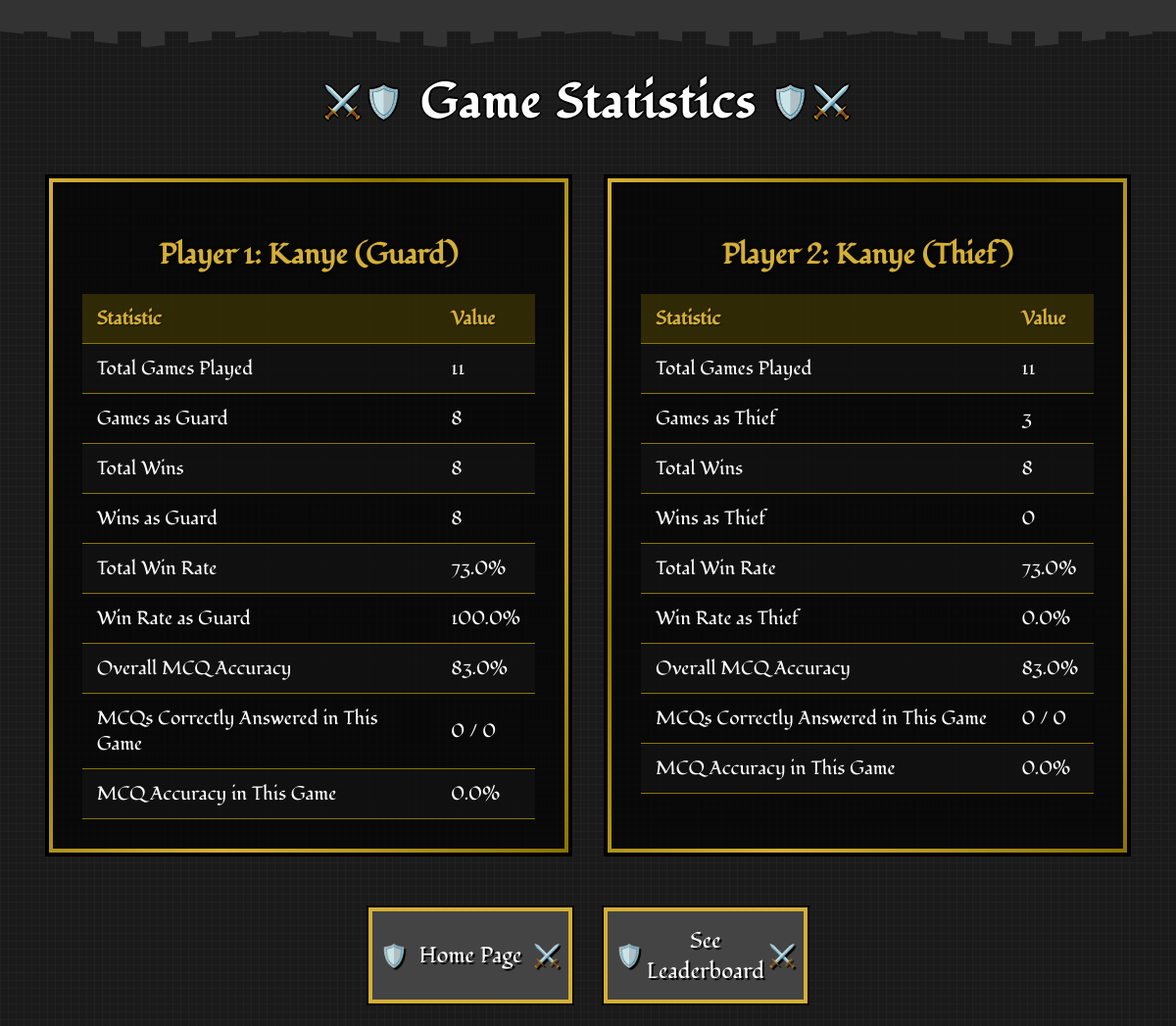
The app's page /game_stats (signed in), older data.
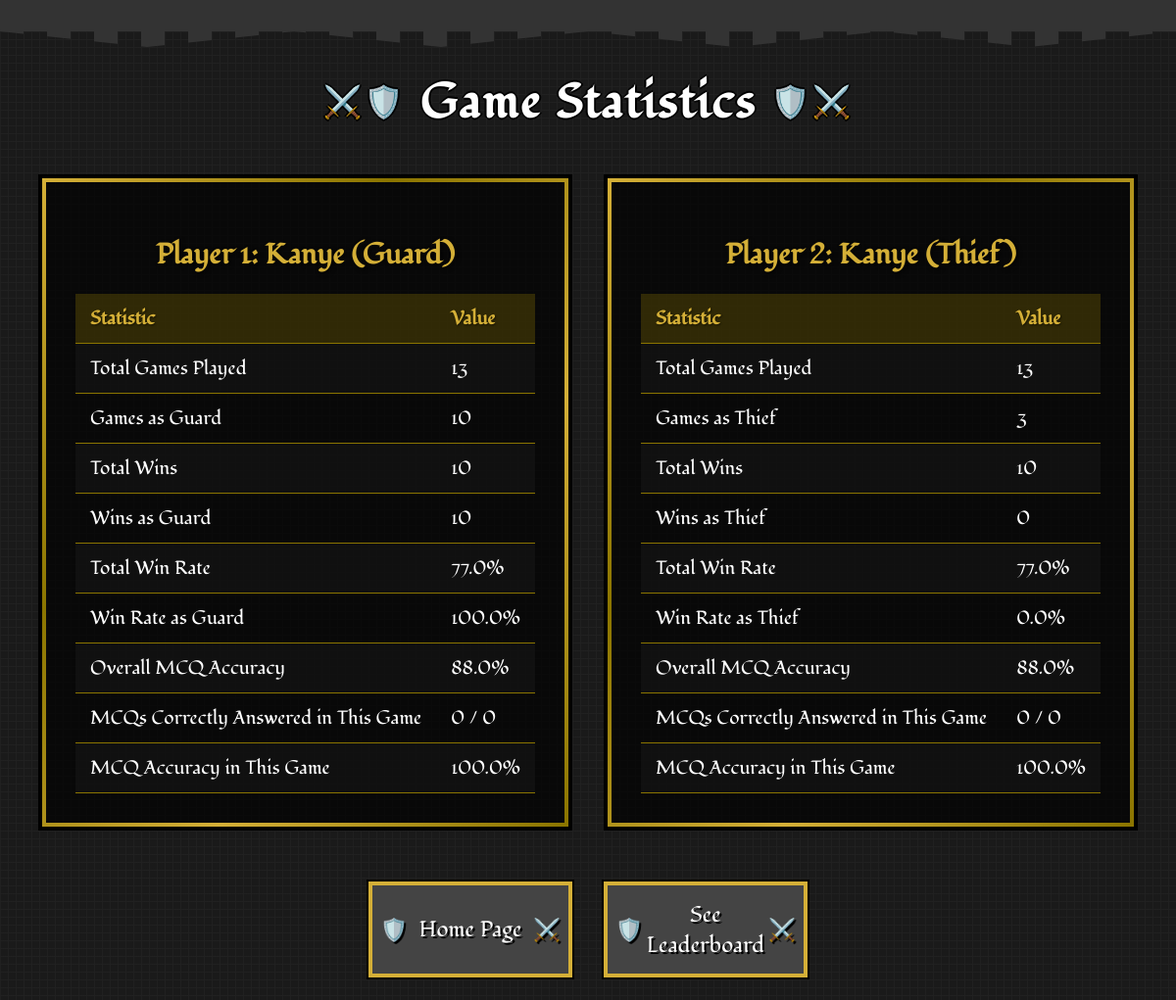
The same page, newer data.
### app.py (models this page shows)
class User(db.Model):
    id = db.Column(db.Integer, primary_key=True)
    username = db.Column(db.String(40), unique=True, nullable=False)
    password_hash = db.Column(db.String(200), nullable=False)
    stats = db.relationship('PlayerStats', backref='user', uselist=False)

class PlayerStats(db.Model):
    id = db.Column(db.Integer, primary_key=True)
    user_id = db.Column(db.Integer, db.ForeignKey('user.id'), nullable=False)
    total_games_played = db.Column(db.Integer, default=0)
    games_played_as_guard = db.Column(db.Integer, default=0)
    games_played_as_thief = db.Column(db.Integer, default=0)
    total_games_won = db.Column(db.Integer, default=0)
    total_games_won_as_guard = db.Column(db.Integer, default=0)
    total_games_won_as_thief = db.Column(db.Integer, default=0)
    total_win_rate = db.Column(db.Float, default=0.0)
    win_rate_as_guard = db.Column(db.Float, default=0.0)
    win_rate_as_thief = db.Column(db.Float, default=0.0)
    total_answer_accuracy = db.Column(db.Float, default=0.0)
    total_questions_attempted = db.Column(db.Integer, default=0)
    total_right_answers = db.Column(db.Integer, default=0)
    game_right_answers = db.Column(db.Integer, default=0)
    game_total_questions = db.Column(db.Integer, default=0)
    answer_accuracy_in_last_game = db.Column(db.Float, default=0.0)

### app.py (the view)
@app.route('/game_stats')
@players_required
def game_stats():
    global guard_total_answers, guard_right_answers, thief_total_answers, thief_right_answers
    guard_id = session.get('player1_id')
    thief_id = session.get('player2_id')
    guard_stats = PlayerStats.query.filter_by(user_id=guard_id).first()
    thief_stats = PlayerStats.query.filter_by(user_id=thief_id).first()
    return render_template('game_stats.html', guard_stats=guard_stats, thief_stats=thief_stats,
                           guard_total_questions=guard_total_answers, guard_right_answers=guard_right_answers,
                           thief_total_questions=thief_total_answers, thief_right_answers=thief_right_answers)

### app.py (called while the page is built)
def players_required(f):
    @wraps(f)
    def decorated_function(*args, **kwargs):
        if 'player1_id' not in session or 'player2_id' not in session:
            flash('Both players must be logged in to play.')
            return redirect(url_for('login'))
        return f(*args, **kwargs)
    return decorated_function

### templates/game_stats.html (shortened to what this page needs)
<!DOCTYPE html>
<html lang="en">
<head>
    <link rel="stylesheet" href="static/css/style.css">
    <link rel="stylesheet" href="static/css/game-stats.css">
    <link rel="stylesheet" href="static/css/game-over.css">
</head>
<body>
    <div class="castle-top"></div>
    <h1>Game Statistics</h1>
    <div class="container">
        <div class="player-stats">
            <h2>Player 1: {{ guard_stats.user.username }} (Guard)</h2>
            <table>
                <tr><th>Statistic</th><th>Value</th></tr>
                <tr><td>Total Games Played</td><td>{{ guard_stats.total_games_played }}</td></tr>
                <tr><td>Games as Guard</td><td>{{ guard_stats.games_played_as_guard }}</td></tr>
                <tr><td>Total Wins</td><td>{{ guard_stats.total_games_won }}</td></tr>
                <tr><td>Wins as Guard</td><td>{{ guard_stats.total_games_won_as_guard }}</td></tr>
                <tr><td>Total Win Rate</td><td>{{ guard_stats.total_win_rate }}%</td></tr>
                <tr><td>Win Rate as Guard</td><td>{{ guard_stats.win_rate_as_guard }}%</td></tr>
                <tr><td>Overall MCQ Accuracy</td><td>{{ guard_stats.total_answer_accuracy }}%</td></tr>
                <tr><td>MCQs Correctly Answered in This Game</td><td>{{ guard_right_answers }} / {{ guard_total_questions }}</td></tr>
                <tr><td>MCQ Accuracy in This Game</td><td>{{ guard_stats.answer_accuracy_in_last_game }}%</td></tr>
            </table>
        </div>
        <div class="player-stats">
            <h2>Player 2: {{ thief_stats.user.username }} (Thief)</h2>
            <table>
                <tr><th>Statistic</th><th>Value</th></tr>
                <tr><td>Total Games Played</td><td>{{ thief_stats.total_games_played }}</td></tr>
                <tr><td>Games as Thief</td><td>{{ thief_stats.games_played_as_thief }}</td></tr>
                <tr><td>Total Wins</td><td>{{ thief_stats.total_games_won }}</td></tr>
                <tr><td>Wins as Thief</td><td>{{ thief_stats.total_games_won_as_thief }}</td></tr>
                <tr><td>Total Win Rate</td><td>{{ thief_stats.total_win_rate }}%</td></tr>
                <tr><td>Win Rate as Thief</td><td>{{ thief_stats.win_rate_as_thief }}%</td></tr>
                <tr><td>Overall MCQ Accuracy</td><td>{{ thief_stats.total_answer_accuracy }}%</td></tr>
                <tr><td>MCQs Correctly Answered in This Game</td><td>{{ thief_right_answers }} / {{ thief_total_questions }}</td></tr>
                <tr><td>MCQ Accuracy in This Game</td><td>{{ thief_stats.answer_accuracy_in_last_game }}%</td></tr>
            </table>
        </div>
    </div>
    <div class="button-container">
        <a href="{{ url_for('home') }}"><button class="shield-btn game-over-btn">Home Page</button></a>
        <a href="{{ url_for('leaderboard') }}"><button class="shield-btn game-over-btn">See Leaderboard</button></a>
    </div>
</body>
</html>

### static/css/style.css (style rules this page uses)
body { font-family: "Fondamento", serif; background-color: #1a1a1a; background-image: linear-gradient(90deg, rgba(34,34,34,0.8) 1px, transparent 1px), linear-gradient(rgba(34,34,34,0.8) 1px, transparent 1px); background-size: 8px 8px; color: white; margin: 0; padding: 0; text-align: center; position: relative; min-height: 100vh; display: flex; flex-direction: column; justify-content: space-between; }
.castle-top { height: 32px; background-color: #333; position: relative; margin-bottom: 16px; image-rendering: pixelated; }
.castle-top::before { content: ""; position: absolute; top: 100%; left: 0; right: 0; height: 16px; background-image: repeating-linear-gradient(90deg, #333 0px, #333 24px, transparent 24px, transparent 48px); background-size: 48px 16px; clip-path: polygon( 0% 0%, 12.5% 100%, 25% 0%, 37.5% 100%, 50% 0%, 62.5% 100%, 75% 0%, 87.5% 100%, 100% 0% ); image-rendering: pixelated; }
h1 { font-family: "Fondamento", serif; text-align: center; font-size: 3rem; color: white; text-shadow: 2px 0 #000, -2px 0 #000, 0 2px #000, 0 -2px #000; margin: 24px 0; letter-spacing: 2px; position: relative; image-rendering: pixelated; }
h1::before { content: "⚔️🛡️"; font-size: 2rem; position: relative; top: -5px; margin: 0 15px; }
h1::after { content: "🛡️⚔️"; font-size: 2rem; position: relative; top: -5px; margin: 0 15px; }
button.shield-btn { font-family: "Fondamento", serif; background-color: #444; color: white; border: none; box-shadow: 0 0 0 4px #d4af37, 0 0 0 6px #000; padding: 14px 22px; margin: 10px; font-size: 1.4rem; cursor: pointer; position: relative; transition: all 0.2s steps(5); text-shadow: 2px 2px 0 #000; width: 200px; height: 90px; image-rendering: pixelated; }
button.shield-btn::before { content: "🛡️ "; position: absolute; left: 8px; top: 50%; transform: translateY(-50%); }

### static/css/game-stats.css (style rules this page uses)
body { font-family: "Fondamento", serif; background-color: #1a1a1a; background-image: linear-gradient(90deg, rgba(34,34,34,0.8) 1px, transparent 1px), linear-gradient(rgba(34,34,34,0.8) 1px, transparent 1px); background-size: 8px 8px; color: white; margin: 0; padding: 0; text-align: center; }
.container { display: flex; justify-content: space-around; gap: 40px; padding: 20px; max-width: 1200px; margin: 0 auto; }
.player-stats { background-color: rgba(0, 0, 0, 0.7); border: 4px solid #8b7500; border-image: linear-gradient( to bottom right, #d4af37, #8b7500, #d4af37, #8b7500 ) 1; padding: 30px; width: 45%; box-shadow: 0 0 0 4px #000; }
h1 { font-family: "Fondamento", serif; text-align: center; font-size: 3rem; color: white; text-shadow: 2px 0 #000, -2px 0 #000, 0 2px #000, 0 -2px #000; margin: 24px 0; letter-spacing: 2px; }
h2 { font-family: "Fondamento", serif; color: #d4af37; text-shadow: 2px 2px 4px rgba(0, 0, 0, 0.7); font-size: 1.8rem; margin-bottom: 20px; text-align: center; }
table { width: 100%; border-collapse: collapse; margin-top: 20px; font-size: 1.2rem; }
th, td { padding: 12px 15px; text-align: left; border-bottom: 1px solid #8b7500; }
th { background-color: rgba(139, 117, 0, 0.3); color: #d4af37; text-shadow: 1px 1px 2px rgba(0, 0, 0, 0.5); }
tr:nth-child(even) { background-color: rgba(34, 34, 34, 0.3); }
.button-container { display: flex; justify-content: center; gap: 20px; margin: 30px auto; }

### static/css/game-over.css (style rules this page uses)
button.game-over-btn::after { content: "⚔️"; position: absolute; right: 8px; top: 50%; transform: translateY(-50%); }

Row changes from the older to the newer data that the page shows:
changed PlayerStats: total_games_played "11" → "13"; games_played_as_guard "8" → "10"; total_games_won "8" → "10"; total_games_won_as_guard "8" → "10"; total_win_rate "73.0" → "77.0"; total_answer_accuracy "83.0" → "88.0"; answer_accuracy_in_last_game "0.0" → "100.0"
